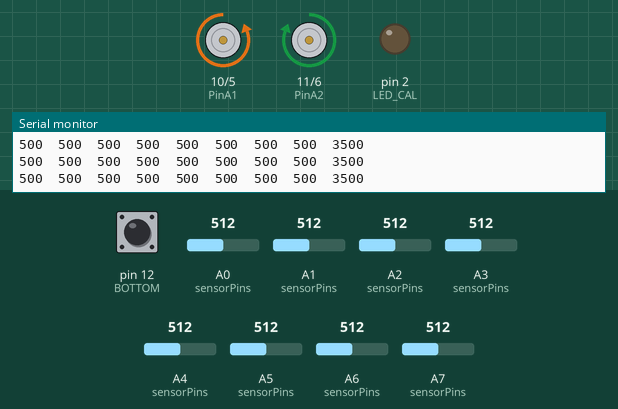
Bench run of a sketch on a simulated Arduino Nano, built with avr-gcc and run on an emulated ATmega328P. Parts: motor-driver pin pairs drawn as motors (green arrow = first pin HIGH = forward, orange = second pin HIGH = backward, longer = more drive), output pins drawn as LEDs (lit = HIGH), the last lines printed to the serial monitor. The test bench sets the inputs (shaded band); at power-on: A6 (sensorPins) = 512, A7 (sensorPins) = 512, A5 (sensorPins) = 512, A0 (sensorPins) = 512, A1 (sensorPins) = 512, pin 12 (BOTTOM) HIGH, A2 (sensorPins) = 512, A3 (sensorPins) = 512, A4 (sensorPins) = 512.

Above: at 11.2 s.
11.3 s: A6 (sensorPins) set to 390
At 11.67 s:
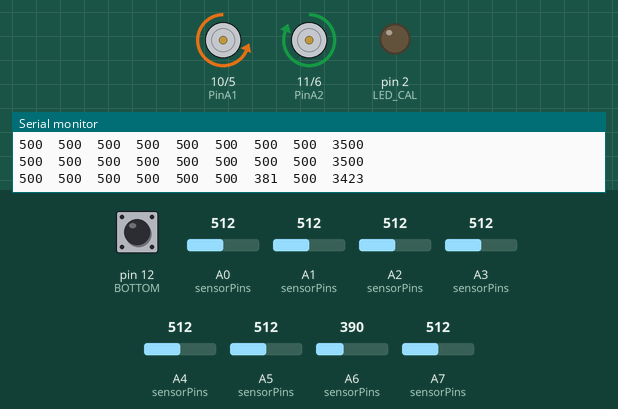
13.2 s: A7 (sensorPins) set to 390
At 13.45 s:
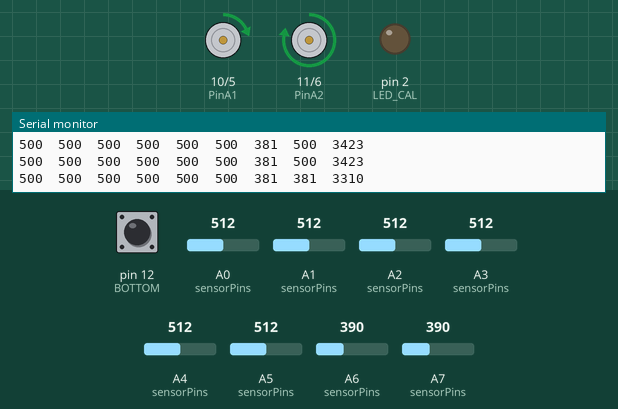
15.0 s: A5 (sensorPins) set to 390
At 16.0 s:
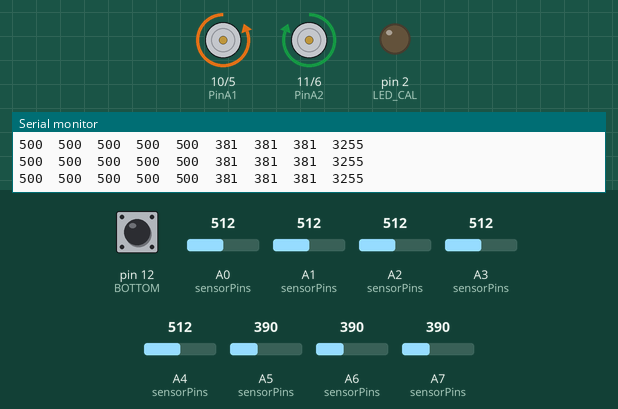
16.8 s: A0 (sensorPins) set to 666
At 17.03 s:
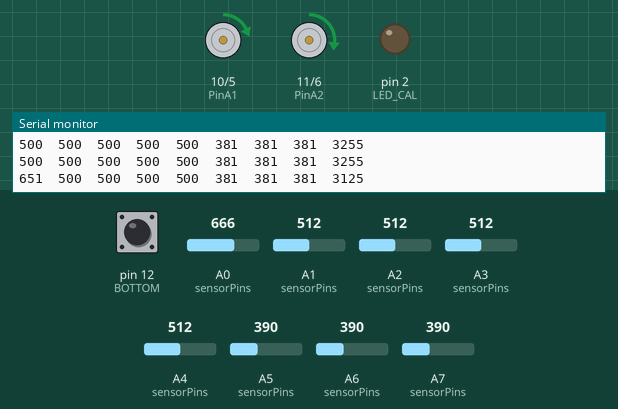
18.6 s: A0 (sensorPins) set to 691
At 20.1 s:
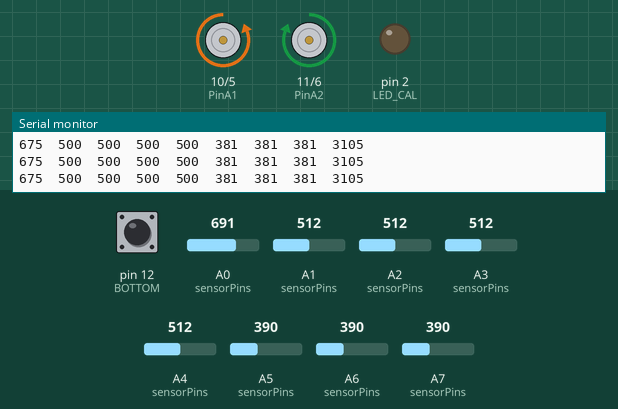
20.4 s: A1 (sensorPins) set to 716
At 20.61 s:
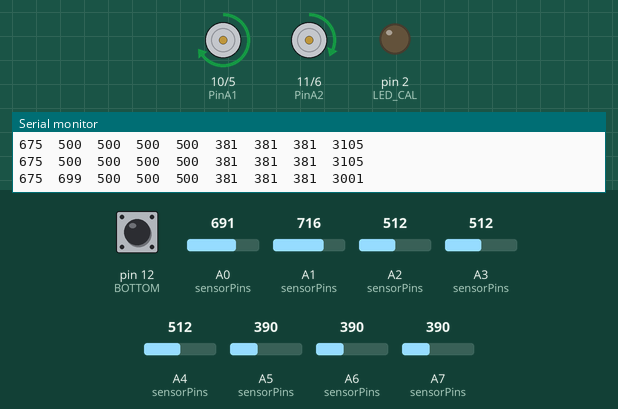
Timing chart, 0 to 23.2 s (numbered marks = the images above; inputs shaded):
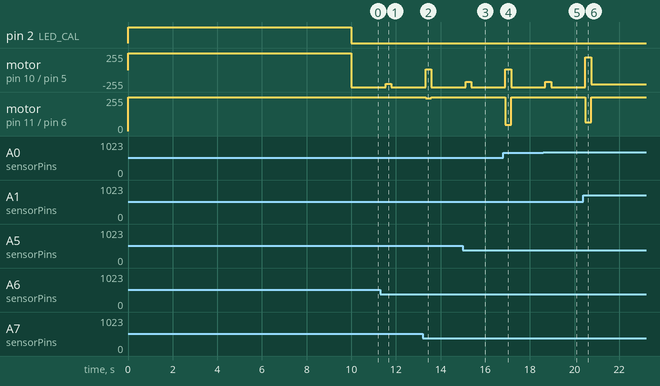

The sketch:

Code.ino
```cpp
#include <Arduino.h>
#include <QTRSensors.h>

//Pines de motores y calibración
#define BOTTOM 12
#define LED_CAL 2
#define PinA1 10
#define PinB1 5
#define PinA2 11
#define PinB2 6

//Placa de sensores
QTRSensors qtr;
const uint8_t SensorCount = 8;
uint16_t sensorValues [SensorCount];

// POSICIÓN
int pos = 0;
int errorLast = 0;
int sumap = 0;
int suma = 0;

// PID (REVISAR)
float kp = 0.7;
float kd = 4.0;
float setpoint = 2500;
int correccion = 0;
int baseSpeed = 130;

//Control motores
class Motor {
    private:
    int PinA;
    int PinB;

    public:
    Motor (int _PinA,int _PinB): PinA(_PinA),PinB(_PinB) {}
    void begin(){
        pinMode (PinA, OUTPUT);
        pinMode (PinB, OUTPUT);
        digitalWrite (PinA, HIGH);
        digitalWrite (PinA, HIGH);
    }
    void setSpeed(int speed){
        speed = constrain(speed, -255, 255);
        if (speed > 0){
        digitalWrite(PinA, HIGH);
        analogWrite (PinB, 255 -speed);
        } else if (speed < 0){
            analogWrite (PinA, 255 +speed);
            digitalWrite(PinB, HIGH);
        } else {
            digitalWrite (PinA, HIGH);
            digitalWrite (PinB, HIGH);
        }
    }
} ;

Motor M1(PinA1, PinB1);
Motor M2(PinA2, PinB2);

void setup(){
  Serial.begin(115200);
  pinMode(BOTTOM, INPUT_PULLUP);
  pinMode(LED_CAL, OUTPUT);

  M1.begin();   // Iniciar motor 1
  M2.begin();   // Inicia motor 2

  qtr.setTypeAnalog();
  uint8_t sensorPins[]={A0,A1,A2,A3,A4,A5,A6,A7};
  qtr.setSensorPins(sensorPins, SensorCount);
  while(!digitalRead(BOTTOM)){}
  digitalWrite (LED_CAL, HIGH);
  for (uint16_t i = 0; i < 400; i++){
    qtr.calibrate();
  }
  digitalWrite(LED_CAL, LOW);
}

void loop()
{
  // read calibrated sensor values and obtain a measure of the line position
  // from 0 to 5000 (for a white line, use readLineWhite() instead)
  uint16_t pos = qtr.readLineBlack(sensorValues);
   //PD
  float error    = (float)pos - setpoint;
  float derivada = error - errorLast;
  correccion     = (error * kp) + (derivada * kd);
  errorLast      = error;

  M1.setSpeed(constrain(baseSpeed - correccion, -255, 255));
  M2.setSpeed(constrain(baseSpeed + correccion, -255, 255));

  for (uint8_t i = 0; i < SensorCount; i++)
  {
    Serial.print(sensorValues[i]);
    Serial.print('\t');
  }
  Serial.println(pos);

  delay(250);
}
```

Measured:
- the behaviour switches between 679 and 680 on A0 (sensorPins) (found by bisection; images 4 and 5)
- after the input at 11.3 s, motor on pin 10 (PinA1) / pin 5 (PinB1): backward 255/255 → backward 208/255 after 0.24 s, → backward 255/255 0.26 s later
- after the input at 13.2 s, motor on pin 10 (PinA1) / pin 5 (PinB1): backward 255/255 → forward 15/255 after 0.13 s, → backward 255/255 0.26 s later; motor on pin 11 (PinA2) / pin 6 (PinB2): forward 255/255 → forward 245/255 after 0.13 s, → forward 255/255 0.26 s later
- after the input at 15.0 s, motor on pin 10 (PinA1) / pin 5 (PinB1): backward 255/255 → backward 178/255 after 0.12 s, → backward 255/255 0.26 s later
- after the input at 16.8 s, motor on pin 10 (PinA1) / pin 5 (PinB1): backward 255/255 → forward 15/255 after 0.11 s, → backward 255/255 0.26 s later; motor on pin 11 (PinA2) / pin 6 (PinB2): forward 255/255 → forward 48/255 after 0.11 s, → forward 255/255 0.26 s later
- after the input at 18.6 s, motor on pin 10 (PinA1) / pin 5 (PinB1): backward 255/255 → backward 178/255 after 0.09 s, → backward 255/255 0.26 s later
- after the input at 20.4 s, motor on pin 10 (PinA1) / pin 5 (PinB1): backward 255/255 → forward 195/255 after 0.08 s, → backward 213/255 0.26 s later; motor on pin 11 (PinA2) / pin 6 (PinB2): forward 255/255 → forward 65/255 after 0.08 s, → forward 255/255 0.26 s later
